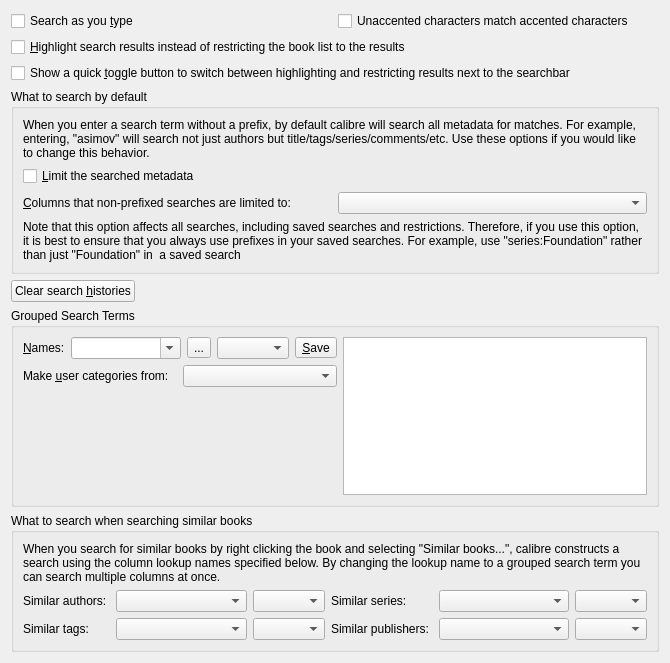
<?xml version="1.0" encoding="UTF-8"?>
<ui version="4.0">
 <class>Form</class>
 <widget class="QWidget" name="Form">
  <property name="geometry">
   <rect>
    <x>0</x>
    <y>0</y>
    <width>670</width>
    <height>663</height>
   </rect>
  </property>
  <property name="windowTitle">
   <string>Form</string>
  </property>
  <layout class="QGridLayout" name="gridLayout">
   <item row="5" column="0" colspan="2">
    <widget class="QGroupBox" name="groupBox">
     <property name="title">
      <string>What to search by default</string>
     </property>
     <layout class="QGridLayout" name="gridLayout_2">
      <item row="0" column="0" colspan="2">
       <widget class="QLabel" name="label">
        <property name="text">
         <string>When you enter a search term without a prefix, by default calibre will search all metadata for matches. For example, entering, &quot;asimov&quot; will search not just authors but title/tags/series/comments/etc. Use these options if you would like to change this behavior.</string>
        </property>
        <property name="wordWrap">
         <bool>true</bool>
        </property>
       </widget>
      </item>
      <item row="1" column="0" colspan="2">
       <widget class="QCheckBox" name="opt_limit_search_columns">
        <property name="text">
         <string>&amp;Limit the searched metadata</string>
        </property>
       </widget>
      </item>
      <item row="2" column="0">
       <widget class="QLabel" name="label_2">
        <property name="text">
         <string>&amp;Columns that non-prefixed searches are limited to:</string>
        </property>
        <property name="buddy">
         <cstring>opt_limit_search_columns_to</cstring>
        </property>
       </widget>
      </item>
      <item row="2" column="1">
       <widget class="EditWithComplete" name="opt_limit_search_columns_to"/>
      </item>
      <item row="5" column="0" colspan="2">
       <widget class="QLabel" name="label_3">
        <property name="text">
         <string>Note that this option affects all searches, including saved searches and restrictions. Therefore, if you use this option, it is best to ensure that you always use prefixes in your saved searches. For example, use &quot;series:Foundation&quot; rather than just &quot;Foundation&quot; in  a saved search</string>
        </property>
        <property name="wordWrap">
         <bool>true</bool>
        </property>
       </widget>
      </item>
     </layout>
    </widget>
   </item>
   <item row="8" column="0" colspan="2">
    <widget class="QGroupBox" name="groupBox22">
     <property name="title">
      <string>What to search when searching similar books</string>
     </property>
     <layout class="QGridLayout" name="gridLayout_22">
      <item row="0" column="0" colspan="6">
       <widget class="QLabel" name="label">
        <property name="text">
         <string>&lt;p&gt;When you search for similar books by right clicking the
         book and selecting &quot;Similar books...&quot;,
         calibre constructs a search using the column lookup names specified below.
         By changing the lookup name to a grouped search term you can
         search multiple columns at once.&lt;/p&gt;</string>
        </property>
        <property name="wordWrap">
         <bool>true</bool>
        </property>
       </widget>
      </item>
      <item row="1" column="0">
       <widget class="QLabel" name="label_221">
        <property name="text">
         <string>Similar authors: </string>
        </property>
       </widget>
      </item>
      <item row="1" column="1">
       <widget class="QComboBox" name="similar_authors_search_key">
        <property name="sizePolicy">
         <sizepolicy hsizetype="Preferred" vsizetype="Fixed">
          <horstretch>10</horstretch>
          <verstretch>0</verstretch>
         </sizepolicy>
        </property>
       </widget>
      </item>
      <item row="1" column="2">
       <widget class="QComboBox" name="opt_similar_authors_match_kind"/>
      </item>
      <item row="1" column="3">
       <widget class="QLabel" name="label_222">
        <property name="text">
         <string>Similar series: </string>
        </property>
       </widget>
      </item>
      <item row="1" column="4">
       <widget class="QComboBox" name="similar_series_search_key">
        <property name="sizePolicy">
         <sizepolicy hsizetype="Preferred" vsizetype="Fixed">
          <horstretch>10</horstretch>
          <verstretch>0</verstretch>
         </sizepolicy>
        </property>
       </widget>
      </item>
      <item row="1" column="5">
       <widget class="QComboBox" name="opt_similar_series_match_kind"/>
      </item>
      <item row="2" column="0">
       <widget class="QLabel" name="label_223">
        <property name="text">
         <string>Similar tags: </string>
        </property>
       </widget>
      </item>
      <item row="2" column="1">
       <widget class="QComboBox" name="similar_tags_search_key"/>
      </item>
      <item row="2" column="2">
       <widget class="QComboBox" name="opt_similar_tags_match_kind"/>
      </item>
      <item row="2" column="3">
       <widget class="QLabel" name="label_224">
        <property name="text">
         <string>Similar publishers: </string>
        </property>
       </widget>
      </item>
      <item row="2" column="4">
       <widget class="QComboBox" name="similar_publisher_search_key"/>
      </item>
      <item row="2" column="5">
       <widget class="QComboBox" name="opt_similar_publisher_match_kind"/>
      </item>
     </layout>
    </widget>
   </item>
   <item row="6" column="0" colspan="2">
    <widget class="QPushButton" name="clear_history_button">
     <property name="sizePolicy">
      <sizepolicy hsizetype="Maximum" vsizetype="Fixed">
       <horstretch>0</horstretch>
       <verstretch>0</verstretch>
      </sizepolicy>
     </property>
     <property name="toolTip">
      <string>Clear search histories from all over calibre. Including the book list, e-book viewer, fetch news dialog, etc.</string>
     </property>
     <property name="text">
      <string>Clear search &amp;histories</string>
     </property>
    </widget>
   </item>
   <item row="0" column="0">
    <widget class="QCheckBox" name="opt_search_as_you_type">
     <property name="text">
      <string>Search as you &amp;type</string>
     </property>
    </widget>
   </item>
   <item row="0" column="1">
    <widget class="QCheckBox" name="opt_use_primary_find_in_search">
     <property name="text">
      <string>Unaccented characters match accented characters</string>
     </property>
    </widget>
   </item>
   <item row="1" column="0" colspan="2">
    <widget class="QCheckBox" name="opt_highlight_search_matches">
     <property name="text">
      <string>&amp;Highlight search results instead of restricting the book list to the results</string>
     </property>
    </widget>
   </item>
   <item row="7" column="0" colspan="2">
    <widget class="QGroupBox" name="groupBox_2">
     <property name="title">
      <string>Grouped Search Terms</string>
     </property>
     <layout class="QGridLayout" name="gridLayout_3">
      <item row="0" column="0">
       <layout class="QHBoxLayout" name="l12">
        <item>
         <widget class="QLabel" name="la10">
          <property name="text">
           <string>&amp;Names:</string>
          </property>
          <property name="buddy">
           <cstring>gst_names</cstring>
          </property>
         </widget>
        </item>
        <item>
         <widget class="QComboBox" name="gst_names">
          <property name="toolTip">
           <string>Contains the names of the currently-defined group search terms.
Create a new name by entering it into the empty box, then
pressing Save. Rename a search term by selecting it then
changing the name and pressing Save. Change the value of
a search term by changing the value box then pressing Save.</string>
          </property>
          <property name="editable">
           <bool>true</bool>
          </property>
          <property name="minimumContentsLength">
           <number>10</number>
          </property>
         </widget>
        </item>
        <item>
         <widget class="QToolButton" name="gst_delete_button">
          <property name="toolTip">
           <string>Delete the current search term</string>
          </property>
          <property name="text">
           <string>...</string>
          </property>
          <property name="icon">
           <iconset resource="../../../../resources/images.qrc">
            <normaloff>:/images/trash.png</normaloff>:/images/trash.png</iconset>
          </property>
         </widget>
        </item>
        <item>
         <widget class="EditWithComplete" name="gst_value"/>
        </item>
        <item>
         <widget class="QToolButton" name="gst_save_button">
          <property name="toolTip">
           <string>Save the current search term. You can rename a search term by
changing the name then pressing Save. You can change the value
of a search term by changing the value box then pressing Save.</string>
          </property>
          <property name="text">
           <string>&amp;Save</string>
          </property>
         </widget>
        </item>
       </layout>
      </item>
      <item row="0" column="1" rowspan="3">
       <widget class="QTextBrowser" name="gst_explanation">
        <property name="sizePolicy">
         <sizepolicy hsizetype="Expanding" vsizetype="Expanding">
          <horstretch>0</horstretch>
          <verstretch>100</verstretch>
         </sizepolicy>
        </property>
       </widget>
      </item>
      <item row="1" column="0">
       <layout class="QHBoxLayout">
        <item>
         <widget class="QLabel" name="l11">
          <property name="text">
           <string>Make &amp;user categories from:</string>
          </property>
          <property name="buddy">
           <cstring>opt_grouped_search_make_user_categories</cstring>
          </property>
         </widget>
        </item>
        <item>
         <widget class="EditWithComplete" name="opt_grouped_search_make_user_categories">
          <property name="toolTip">
           <string>Enter the names of any grouped search terms you wish
to be shown as user categories</string>
          </property>
         </widget>
        </item>
       </layout>
      </item>
      <item row="2" column="0">
       <spacer name="verticalSpacer">
        <property name="orientation">
         <enum>Qt::Vertical</enum>
        </property>
        <property name="sizeHint" stdset="0">
         <size>
          <width>20</width>
          <height>40</height>
         </size>
        </property>
       </spacer>
      </item>
     </layout>
    </widget>
   </item>
   <item row="2" column="0" colspan="2">
    <widget class="QCheckBox" name="opt_show_highlight_toggle_button">
     <property name="toolTip">
      <string>&lt;p&gt;This option will cause a small button to appear next to the search bar. Clicking the button will toggle between showing only the search results and showing all books with the search results highlighted.</string>
     </property>
     <property name="text">
      <string>Show a quick &amp;toggle button to switch between highlighting and restricting results next to the searchbar</string>
     </property>
    </widget>
   </item>
  </layout>
 </widget>
 <customwidgets>
  <customwidget>
   <class>EditWithComplete</class>
   <extends>QComboBox</extends>
   <header>calibre/gui2/complete2.h</header>
  </customwidget>
 </customwidgets>
 <resources>
  <include location="../../../../resources/images.qrc"/>
 </resources>
 <connections/>
</ui>
